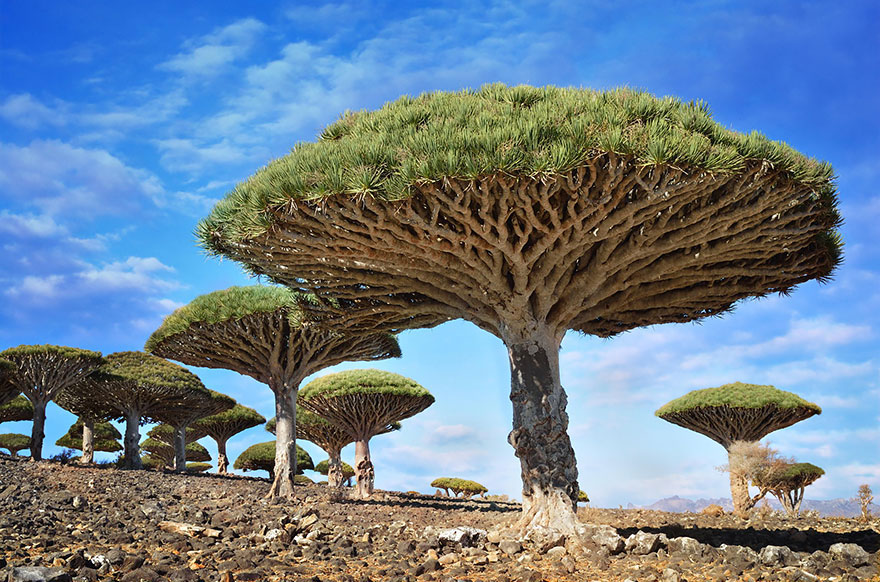
#> input picture opencv-playground/images/tree.jpeg, 880 x 582 px
$ jupyter execute '6.transformations - transmations and rotations.ipynb'
#> lines starting #> are read from the running program, lines starting #| are printed output that depends on the picture
# Transformations
## 1. Affine Transforms
   - scaling
   - rotation
   - translation
   - skewing
## 2. Non-Affine
   - non-affine or projective transform(alse called Homography)
   - it does not perserve parallelism, length, and angle
   - it does however preserve collinearity and incidence

https://zh.wikipedia.org/wiki/%E5%8F%98%E6%8D%A2%E7%9F%A9%E9%98%B5#%E7%BC%A9%E6%94%BE

### Translations
This an affine transform that simply shifts the position of an image.(left or right)

We use cv2.wrapAffine to implement these transformations

[cell 1]
import cv2 as cv
import numpy as np

image = cv.imread('./images/tree.jpeg')
#> image is the input picture: shape (582, 880, 3); mean B, G, R 144, 127.1, 108.6

height, width = image.shape[:2]
#> height = 582; width = 880
print(height, width)
#| 582 880
cv.imshow("original" ,image)
cv.waitKey()
cv.destroyAllWindows()

[cell 2]
quarter_height, quarter_width = height/4, width/4
#> quarter_height = 145.5; quarter_width = 220

# Our Translate
#         | 1 0 Tx |
#     T = | 0 1 Ty |

# T is our translation matrix
T = np.float32([[1, 0, quarter_height], [0, 1, quarter_width]])
#> T = [[1, 0, 145.5], [0, 1, 220]]

img_translation = cv.warpAffine(image, T, (width, height))
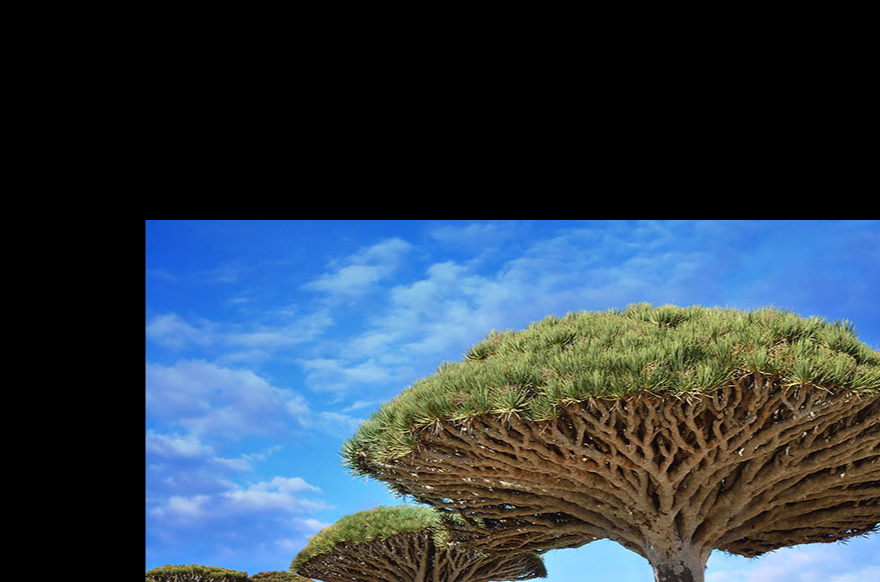
#> img_translation: shape (582, 880, 3); mean B, G, R 77.2, 63.8, 48.7
cv.imshow("Tranlation", img_translation)
cv.waitKey()
cv.destroyAllWindows()

[cell 3]
print(T)
#| [[  1.    0.  145.5]
#|  [  0.    1.  220. ]]

### Rotations

cv2.getRotationMatrix2D(x, y, angle, scale)

[cell 4]
image = cv.imread('./images/tree.jpeg')
height, width = image.shape[:2]

rotation_matrix = cv.getRotationMatrix2D((width/2, height/2), 90, .5)

rotated_image = cv.warpAffine(image, rotation_matrix, (width, height))
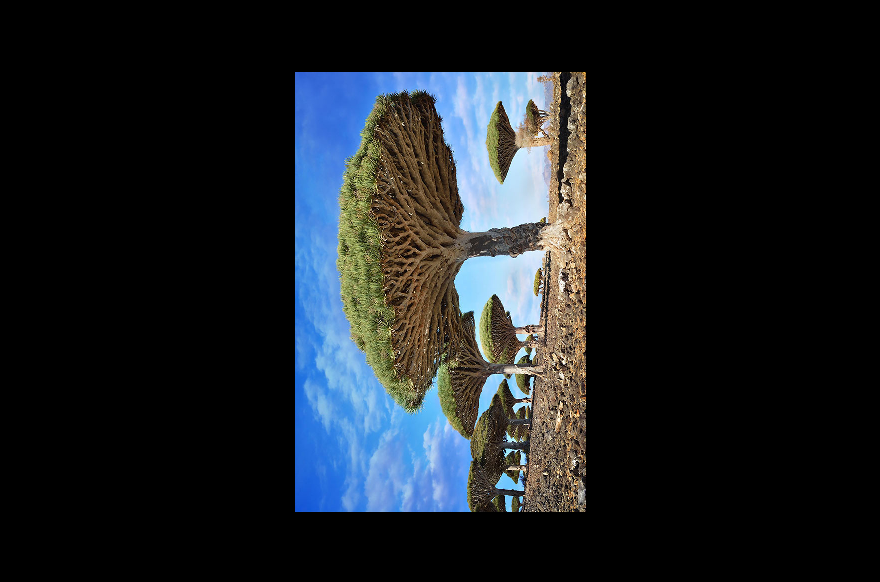
#> rotated_image: shape (582, 880, 3); mean B, G, R 36, 31.8, 27.2

cv.imshow('Rotated Image', rotated_image)
cv.waitKey()
cv.destroyAllWindows()

### Notice all the black space surrounding the image

We could now crop the image as we calculate it's new size.

But here's another method for simple rotations that uses the cv2.transpose function

[cell 5]
img = cv.imread('./images/tree.jpeg')
rotated_image = cv.transpose(img)
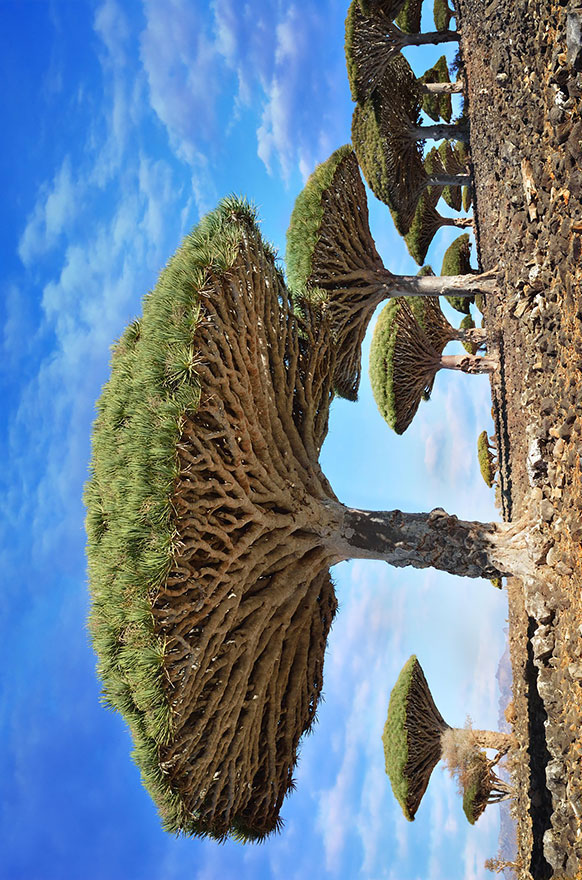
#> rotated_image: shape (880, 582, 3); mean B, G, R 144, 127.1, 108.6

cv.imshow("Rotated Image", rotated_image)
cv.waitKey()
cv.destroyAllWindows()

[cell 6]
flipped_h = cv.flip(image, 1)
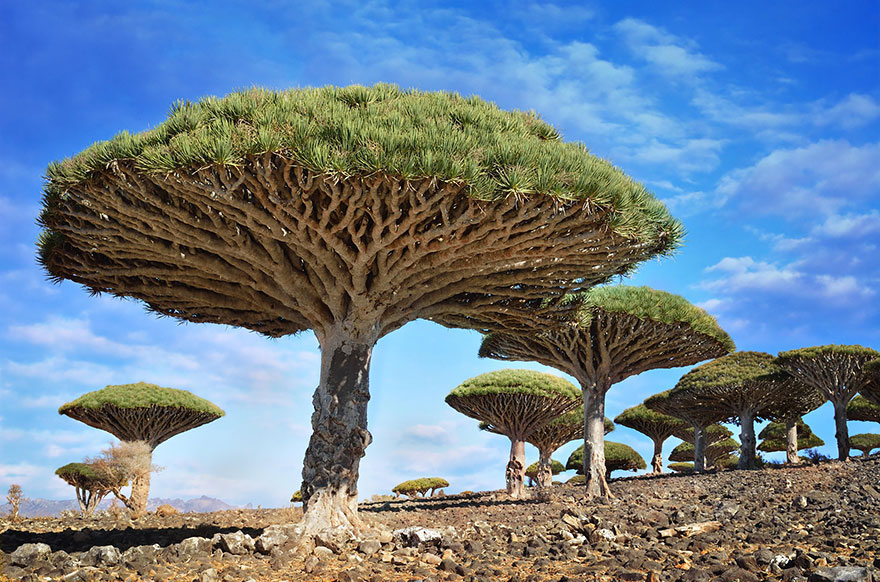
#> flipped_h: shape (582, 880, 3); mean B, G, R 144, 127.1, 108.6
flipped_v = cv.flip(image, -1)
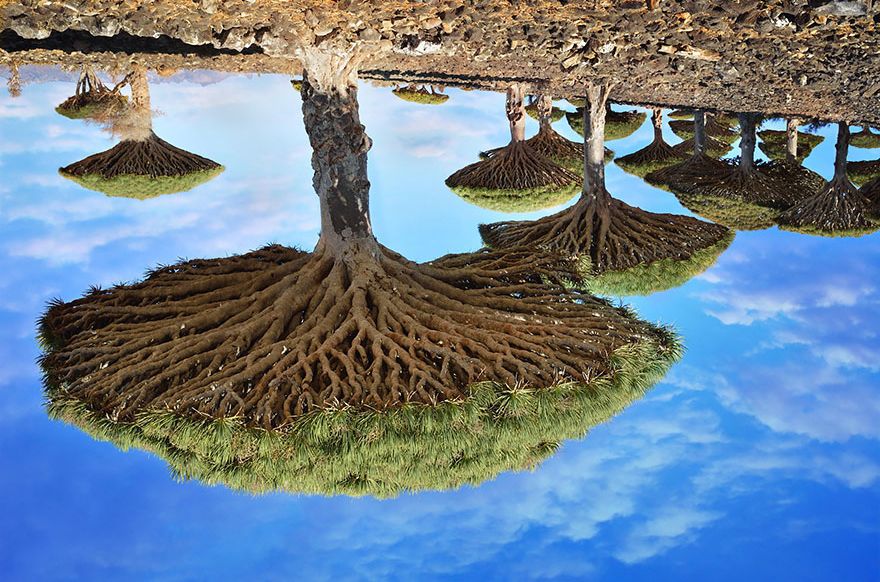
#> flipped_v: shape (582, 880, 3); mean B, G, R 144, 127.1, 108.6
cv.imshow("orginal", image)
cv.imshow("flipped : 1", flipped_h)
cv.imshow("flipped : -1", flipped_v)
cv.waitKey()
cv.destroyAllWindows()

$ run again, with opencv-playground/images/kun.jpeg copied over opencv-playground/images/tree.jpeg
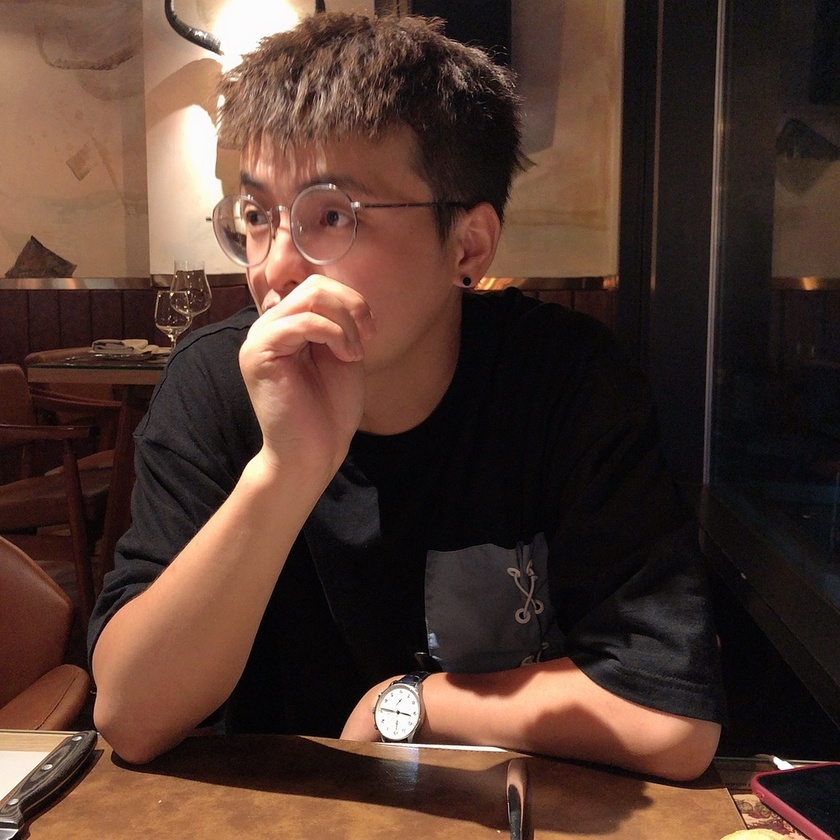
#> input picture opencv-playground/images/kun.jpeg, 840 x 840 px, shrunk from 1128 x 1128 before the run
#> image is the input picture: shape (840, 840, 3); mean B, G, R 47.7, 57.7, 82.1
#| 840 840
#| [[  1.   0. 210.]
#|  [  0.   1. 210.]]
#> `flipped_h = cv.flip(image, 1)`:
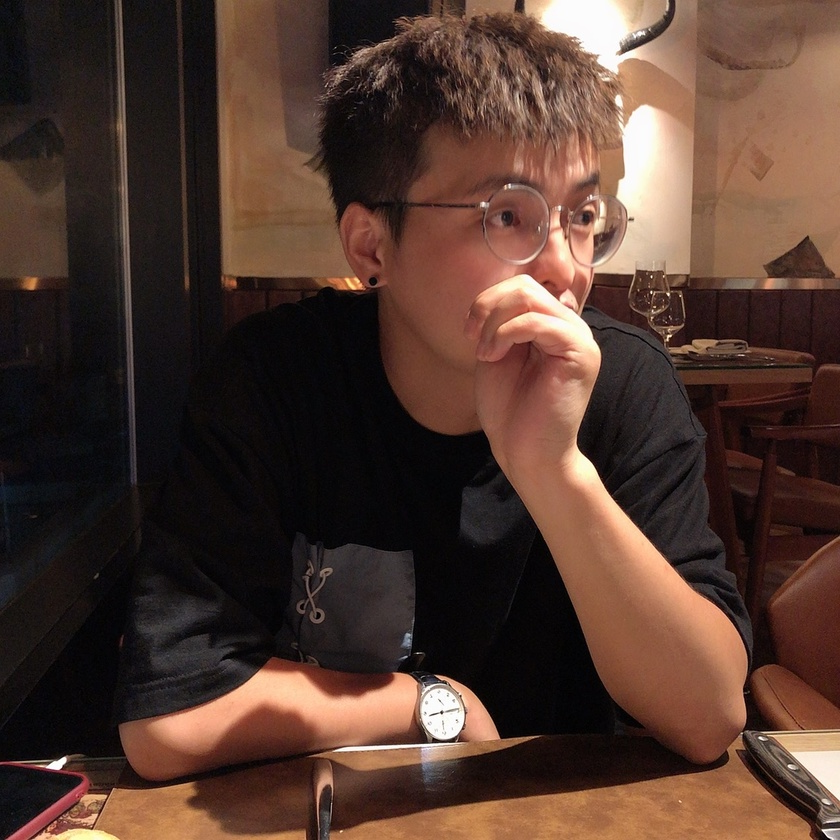
#> flipped_h: shape (840, 840, 3); mean B, G, R 47.7, 57.7, 82.1
#> `flipped_v = cv.flip(image, -1)`:
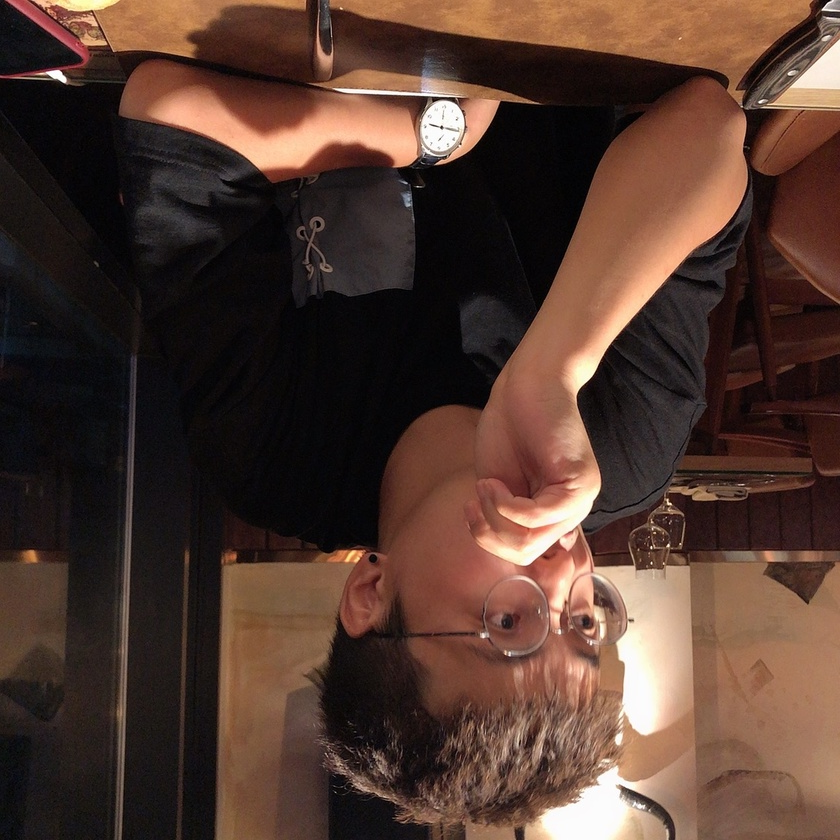
#> flipped_v: shape (840, 840, 3); mean B, G, R 47.7, 57.7, 82.1
